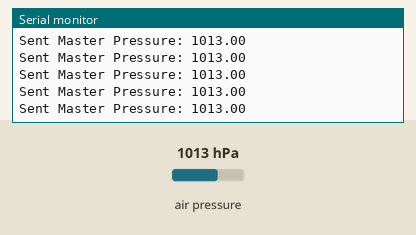
This sketch was run on a simulated ESP32. On the bench: the last lines printed to the serial monitor. Inputs (shaded band) come from the test bench; at power-on: air pressure 1013 hPa.

Above: at 1.2 s.
1.3 s: air pressure set to 952 hPa
At 1.33 s:
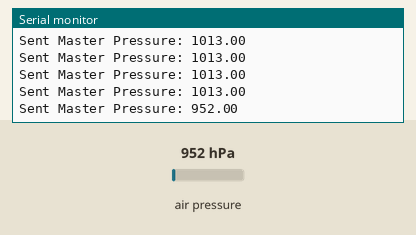
2.8 s: air pressure set to 975 hPa
At 2.85 s:
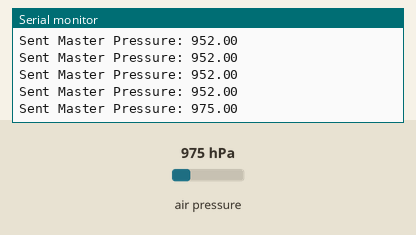
Timing chart, 0 to 5.8 s (numbered marks = the images above; inputs shaded):
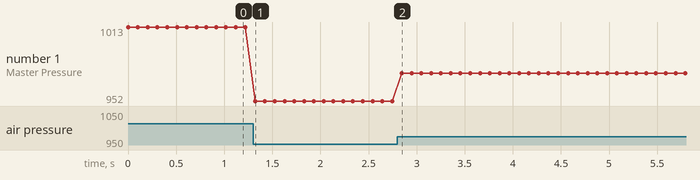

Measured:
- after the input at 1.3 s, the serial monitor: prints a new line at once (image 1)
- after the input at 2.8 s, the serial monitor: prints a new line after 0.05 s (image 2)
- plotted number 1: 1013 → 952 after the input at 1.3 s, 952 → 975 after the input at 2.8 s

The sketch:

master_transmitter.ino
```cpp
#include <esp_now.h>
#include <WiFi.h>
#include <Wire.h>
#include <Adafruit_BMP280.h>

Adafruit_BMP280 bmp;

// REPLACE THIS with your SLAVE'S MAC address
uint8_t slaveAddress[] = {0x10, 0x51, 0xDB, 0x85, 0xC2, 0xD4};

typedef struct struct_message {
    float masterPressure;
} struct_message;

struct_message myData;
esp_now_peer_info_t peerInfo;

void setup() {
  Serial.begin(115200);
  WiFi.mode(WIFI_STA);

  // Set WiFi Channel (Must be same as Slave)
  // esp_wifi_set_channel(1, WIFI_SECOND_CHAN_NONE);

  if (esp_now_init() != ESP_OK) {
    Serial.println("Error initializing ESP-NOW");
    return;
  }

  // Register slave
  memcpy(peerInfo.peer_addr, slaveAddress, 6);
  peerInfo.channel = 0;
  peerInfo.encrypt = false;

  if (esp_now_add_peer(&peerInfo) != ESP_OK) {
    Serial.println("Failed to add peer");
    return;
  }

  if (!bmp.begin(0x76)) { Serial.println("BMP fail"); while(1); }

  bmp.setSampling(Adafruit_BMP280::MODE_NORMAL, Adafruit_BMP280::SAMPLING_X16,
                  Adafruit_BMP280::SAMPLING_X4, Adafruit_BMP280::FILTER_X4, // set this param for better accuracy
                  Adafruit_BMP280::STANDBY_MS_1);
}

void loop() {
  myData.masterPressure = bmp.readPressure() / 100.0F;

  esp_err_t result = esp_now_send(slaveAddress, (uint8_t *) &myData, sizeof(myData));

  if (result == ESP_OK) {
    Serial.print("Sent Master Pressure: ");
    Serial.println(myData.masterPressure);
  } else {
    Serial.println("Error sending the data");
  }
  delay(100);
}
```
